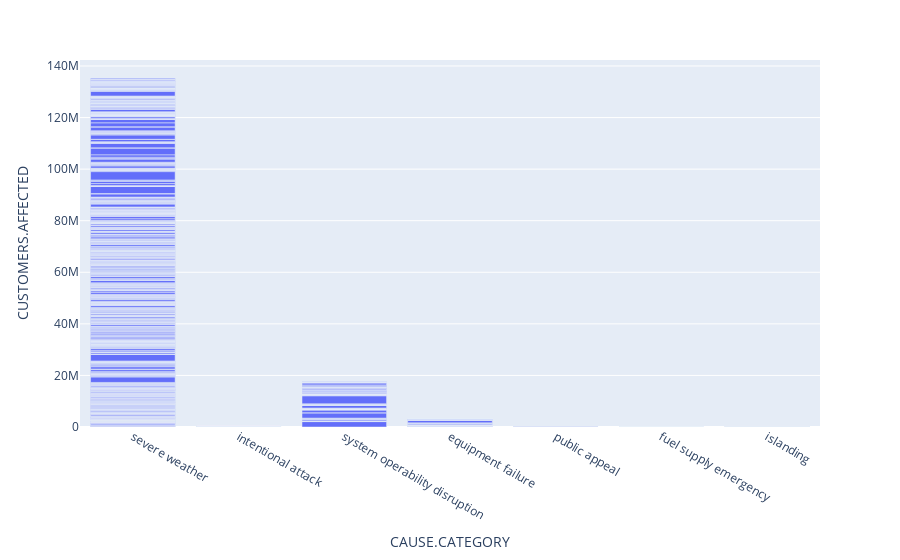

The code cell stored with this chart in its notebook:
### Code cell
px.bar(data,x='CAUSE.CATEGORY',y='CUSTOMERS.AFFECTED')

### Figure 1 — Plotly figure (JSON) as saved in the notebook; plotly's stock layout.template omitted (floating-point values rounded to 4 significant figures; data arrays with more than 128 entries replaced by an {"elided": "..."} marker saying what was removed)
{"data": [{"alignmentgroup": "True", "hovertemplate": "CAUSE.CATEGORY=%{x}<br>CUSTOMERS.AFFECTED=%{y}<extra></extra>", "legendgroup": "", "marker": {"color": "#636efa", "pattern": {"shape": ""}}, "name": "", "offsetgroup": "", "orientation": "v", "showlegend": false, "textposition": "auto", "type": "bar", "x": {"elided": "1534 str values"}, "xaxis": "x", "y": {"elided": "1534 int values"}, "yaxis": "y"}], "layout": {"barmode": "relative", "legend": {"tracegroupgap": 0}, "margin": {"t": 60}, "xaxis": {"anchor": "y", "domain": [0, 1], "title": {"text": "CAUSE.CATEGORY"}}, "yaxis": {"anchor": "x", "domain": [0, 1], "title": {"text": "CUSTOMERS.AFFECTED"}}}}
